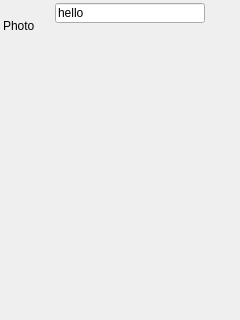
<?xml version="1.0" encoding="UTF-8"?>
<ui version="4.0">
 <class>BelugaAppMain</class>
 <widget class="QDialog" name="BelugaAppMain">
  <property name="geometry">
   <rect>
    <x>0</x>
    <y>0</y>
    <width>240</width>
    <height>320</height>
   </rect>
  </property>
  <property name="windowTitle">
   <string>Beluga</string>
  </property>
  <property name="autoFillBackground">
   <bool>true</bool>
  </property>
  <widget class="QLabel" name="contactlogo">
   <property name="geometry">
    <rect>
     <x>3</x>
     <y>3</y>
     <width>45</width>
     <height>45</height>
    </rect>
   </property>
   <property name="styleSheet">
    <string>border-color: qradialgradient(spread:pad, cx:0.5, cy:0.5, radius:0.5, fx:0.5, fy:0.5, stop:0 rgba(255, 235, 235, 206), stop:0.35 rgba(255, 188, 188, 80), stop:0.4 rgba(255, 162, 162, 80), stop:0.425 rgba(255, 132, 132, 156), stop:0.44 rgba(252, 128, 128, 80), stop:1 rgba(255, 255, 255, 0));</string>
   </property>
   <property name="text">
    <string>Photo</string>
   </property>
  </widget>
  <widget class="QLineEdit" name="search">
   <property name="geometry">
    <rect>
     <x>55</x>
     <y>3</y>
     <width>150</width>
     <height>20</height>
    </rect>
   </property>
   <property name="text">
    <string>hello</string>
   </property>
  </widget>
  <widget class="QLabel" name="searchlabel">
   <property name="geometry">
    <rect>
     <x>205</x>
     <y>5</y>
     <width>16</width>
     <height>16</height>
    </rect>
   </property>
   <property name="focusPolicy">
    <enum>Qt::ClickFocus</enum>
   </property>
   <property name="text">
    <string/>
   </property>
   <property name="pixmap">
    <pixmap resource="belugaapp.qrc">:/BelugaApp/Resources/images/search.png</pixmap>
   </property>
  </widget>
 </widget>
 <resources>
  <include location="belugaapp.qrc"/>
 </resources>
 <connections/>
</ui>
